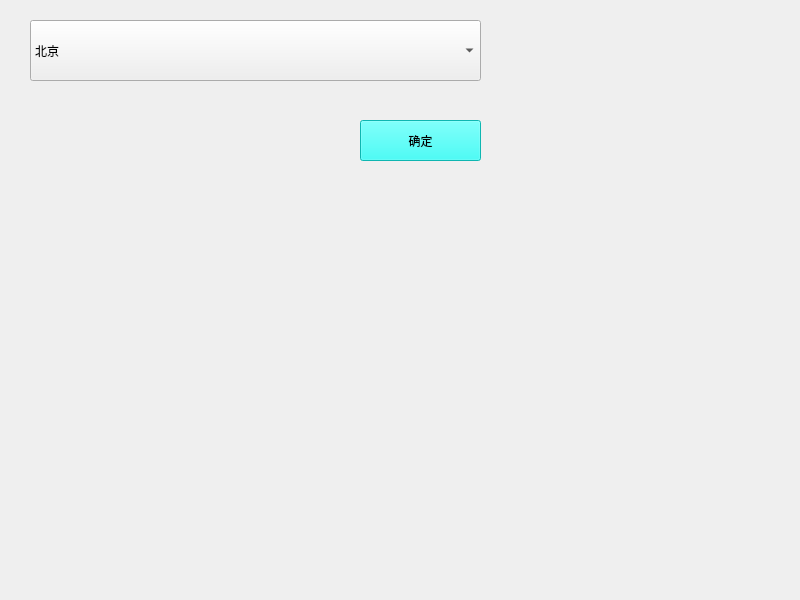
<?xml version="1.0" encoding="UTF-8"?>
<ui version="4.0">
 <class>Form</class>
 <widget class="QWidget" name="Form">
  <property name="geometry">
   <rect>
    <x>0</x>
    <y>0</y>
    <width>800</width>
    <height>600</height>
   </rect>
  </property>
  <property name="minimumSize">
   <size>
    <width>800</width>
    <height>600</height>
   </size>
  </property>
  <property name="maximumSize">
   <size>
    <width>800</width>
    <height>600</height>
   </size>
  </property>
  <property name="windowTitle">
   <string>Form</string>
  </property>
  <property name="styleSheet">
   <string notr="true">QWidget#Form{
	border-image: url(:/wuding1/ditu.png);
}</string>
  </property>
  <widget class="QPushButton" name="queding_cheng">
   <property name="enabled">
    <bool>true</bool>
   </property>
   <property name="geometry">
    <rect>
     <x>360</x>
     <y>120</y>
     <width>121</width>
     <height>41</height>
    </rect>
   </property>
   <property name="styleSheet">
    <string notr="true">font: 16pt &quot;楷体&quot;;
background-color: rgb(19, 255, 248);</string>
   </property>
   <property name="text">
    <string>确定</string>
   </property>
  </widget>
  <widget class="QComboBox" name="chengshi">
   <property name="geometry">
    <rect>
     <x>30</x>
     <y>20</y>
     <width>451</width>
     <height>61</height>
    </rect>
   </property>
   <property name="styleSheet">
    <string notr="true">font: 16pt &quot;楷体&quot;;</string>
   </property>
   <item>
    <property name="text">
     <string>北京</string>
    </property>
   </item>
   <item>
    <property name="text">
     <string>天津</string>
    </property>
   </item>
   <item>
    <property name="text">
     <string>石家庄</string>
    </property>
   </item>
   <item>
    <property name="text">
     <string>太原</string>
    </property>
   </item>
   <item>
    <property name="text">
     <string>呼和浩特</string>
    </property>
   </item>
   <item>
    <property name="text">
     <string>沈阳</string>
    </property>
   </item>
   <item>
    <property name="text">
     <string>长春</string>
    </property>
   </item>
   <item>
    <property name="text">
     <string>哈尔滨</string>
    </property>
   </item>
   <item>
    <property name="text">
     <string>上海</string>
    </property>
   </item>
   <item>
    <property name="text">
     <string>南京</string>
    </property>
   </item>
   <item>
    <property name="text">
     <string>杭州</string>
    </property>
   </item>
   <item>
    <property name="text">
     <string>合肥</string>
    </property>
   </item>
   <item>
    <property name="text">
     <string>福州</string>
    </property>
   </item>
   <item>
    <property name="text">
     <string>南昌</string>
    </property>
   </item>
   <item>
    <property name="text">
     <string>济南</string>
    </property>
   </item>
   <item>
    <property name="text">
     <string>郑州</string>
    </property>
   </item>
   <item>
    <property name="text">
     <string>武汉</string>
    </property>
   </item>
   <item>
    <property name="text">
     <string>长沙</string>
    </property>
   </item>
   <item>
    <property name="text">
     <string>广州</string>
    </property>
   </item>
   <item>
    <property name="text">
     <string>南宁</string>
    </property>
   </item>
   <item>
    <property name="text">
     <string>成都</string>
    </property>
   </item>
   <item>
    <property name="text">
     <string>贵阳</string>
    </property>
   </item>
   <item>
    <property name="text">
     <string>昆明</string>
    </property>
   </item>
   <item>
    <property name="text">
     <string>拉萨</string>
    </property>
   </item>
   <item>
    <property name="text">
     <string>西安</string>
    </property>
   </item>
   <item>
    <property name="text">
     <string>兰州</string>
    </property>
   </item>
   <item>
    <property name="text">
     <string>西宁</string>
    </property>
   </item>
   <item>
    <property name="text">
     <string>银川</string>
    </property>
   </item>
   <item>
    <property name="text">
     <string>乌鲁木齐</string>
    </property>
   </item>
   <item>
    <property name="text">
     <string>台北</string>
    </property>
   </item>
   <item>
    <property name="text">
     <string>大连</string>
    </property>
   </item>
   <item>
    <property name="text">
     <string>海口</string>
    </property>
   </item>
   <item>
    <property name="text">
     <string>重庆</string>
    </property>
   </item>
  </widget>
 </widget>
 <resources>
  <include location="../pic/wuding.qrc"/>
 </resources>
 <connections/>
</ui>
